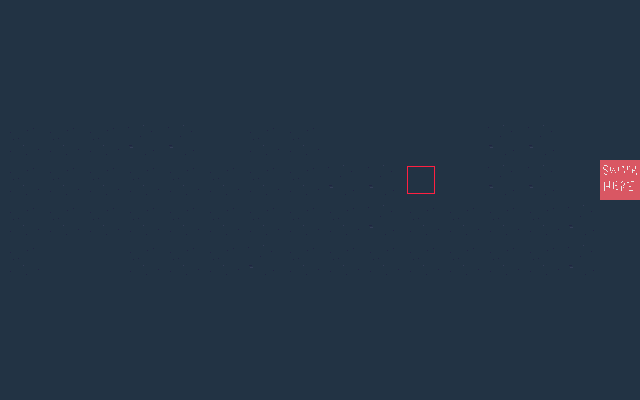

The image is a tile-based game level rendered from a .tmx file. Its description and complete source (layers, tilesets, objects, tile grids) follow:
An orthogonal 16x10 tile map with 40x40 px tiles, 1 tile layer (Tile Layer 1).

<map version="1.2" tiledversion="1.2.0" orientation="orthogonal" renderorder="right-down" width="16" height="10" tilewidth="40" tileheight="40" infinite="0" nextlayerid="3" nextobjectid="1">
 <tileset firstgid="1" source="AllTiles.tsx" />
 <layer id="2" name="Tile Layer 1" width="16" height="10">
  <data encoding="csv">
1,1,1,1,1,1,1,1,1,1,1,1,1,1,1,1,
1,1,1,1,1,1,1,1,1,1,1,1,1,1,1,1,
1,1,1,1,1,1,1,1,1,1,1,1,1,1,1,1,
81,81,81,80,80,1,81,81,1,1,1,1,80,80,1,1,
81,81,81,81,81,81,81,81,80,80,3,1,80,80,1,25,
81,81,81,81,81,81,81,81,81,80,81,81,81,81,80,1,
81,1,1,81,81,81,80,81,81,81,81,81,81,81,80,1,
1,1,1,1,1,1,1,1,1,1,1,1,1,1,1,1,
1,1,1,1,1,1,1,1,1,1,1,1,1,1,1,1,
1,1,1,1,1,1,1,1,1,1,1,1,1,1,1,1
</data>
 </layer>
</map>
